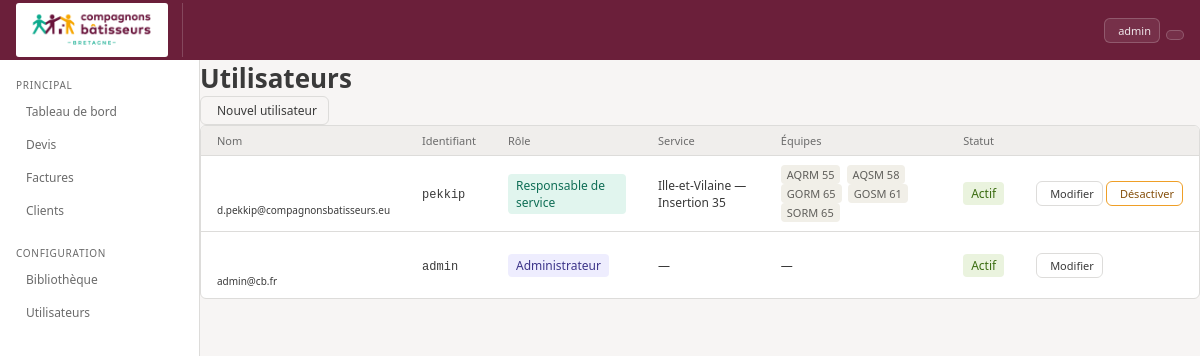
Page /utilisateurs/ (signed in) on the committed database.
### core/models.py (models this page shows, shortened)
class ParametresAssociation(models.Model):
    nom = models.CharField(max_length=200, default='Compagnons Bâtisseurs Bretagne')
    siret = models.CharField(max_length=50, blank=True)
    ape = models.CharField(max_length=20, blank=True)
    forme_juridique = models.CharField(
        max_length=100, blank=True, default='Association loi 1901'
    )
    adresse = models.TextField(blank=True)
    email = models.EmailField(blank=True)
    telephone = models.CharField(max_length=50, blank=True)
    site_web = models.URLField(blank=True)
    logo = models.ImageField(
        upload_to='logo/', null=True, blank=True
    )
    couleur_principale = models.CharField(
        max_length=7, default='#6B1F3A',
        help_text="Code hexadécimal ex: #6B1F3A"
    )
    couleur_secondaire = models.CharField(
        max_length=7, default='#2BBFA4',
        help_text="Code hexadécimal ex: #2BBFA4"
    )
    couleur_accent = models.CharField(
        max_length=7, default='#E8A020',
        help_text="Code hexadécimal ex: #E8A020"
    )
    slogan = models.CharField(
        max_length=200, blank=True,
        default='La solidarité, un chantier à partager'
    )
    class Meta:
        verbose_name = 'Paramètres association'
    @classmethod
    def get(cls):
        obj, _ = cls.objects.get_or_create(pk=1)
        return obj

class ProfilUtilisateur(models.Model):
    ROLE_CHOICES = [
        ('admin',        'Administrateur'),
        ('responsable',  'Responsable de service'),
        ('technicien',   'Technicien / Chargé de projet'),
        ('comptable',    'Comptable'),
    ]
    user = models.OneToOneField(
        User, on_delete=models.CASCADE, related_name='profil'
    )
    role = models.CharField(
        max_length=20, choices=ROLE_CHOICES, default='technicien'
    )
    service = models.ForeignKey(
        Service, on_delete=models.SET_NULL,
        null=True, blank=True, related_name='membres',
        help_text="Service d'appartenance principal"
    )
    equipes = models.ManyToManyField(
        Equipe, blank=True, related_name='membres',
        help_text="Équipes habituelles (filtre par défaut dans les listes)"
    )
    responsable = models.ForeignKey(
    'self', on_delete=models.SET_NULL,
    null=True, blank=True, related_name='techniciens',
    help_text="Responsable hiérarchique direct (Responsable secteur)"
    )
    taux_mo_defaut = models.DecimalField(
        max_digits=6, decimal_places=2, default=46.00
    )
    saisie_ht = models.BooleanField(
        default=False,
        help_text="Prix matériaux saisis HT, convertis en TTC (+20%)"
    )
    categories_biblio = models.JSONField(
        default=list, blank=True,
        help_text="Ordre et visibilité des catégories dans la bibliothèque"
    )
    conditions_devis = models.TextField(blank=True)
    conditions_facture = models.TextField(blank=True)
    class Meta:
        verbose_name = 'Profil utilisateur'

class Service(models.Model):
    territoire = models.ForeignKey(
        Territoire, on_delete=models.PROTECT, related_name='services'
    )
    nom = models.CharField(max_length=200)
    conditions_devis = models.TextField(
        blank=True,
        help_text="Conditions de vente affichées sur les devis de ce service"
    )
    conditions_facture = models.TextField(
        blank=True,
        help_text="Conditions de vente affichées sur les factures de ce service"
    )
    created_at = models.DateTimeField(auto_now_add=True)
    class Meta:
        ordering = ['territoire', 'nom']
        verbose_name = 'Service'
    def __str__(self):
        return f"{self.territoire} — {self.nom}"

class Territoire(models.Model):
    nom = models.CharField(max_length=200)
    code = models.CharField(max_length=20, blank=True, help_text="Ex: 35, 29, COB")
    ordre = models.IntegerField(default=0)
    class Meta:
        ordering = ['ordre', 'nom']
        verbose_name = 'Territoire'
    def __str__(self):
        return self.nom

class Equipe(models.Model):
    service = models.ForeignKey(
        Service, on_delete=models.PROTECT, related_name='equipes'
    )
    nom = models.CharField(max_length=200)
    ordre = models.IntegerField(default=0)
    class Meta:
        ordering = ['service', 'ordre', 'nom']
        verbose_name = 'Équipe'

### core/views.py (the view, shortened to what this page needs)
# urls.py: path('utilisateurs/', views.utilisateurs_list, name='utilisateurs-list'),
@login_required
def utilisateurs_list(request):
    if not peut_gerer_utilisateurs(request.user):
        messages.error(request, 'Accès réservé aux administrateurs et responsables.')
        return redirect('core:dashboard')
    profil = get_profil(request.user)
    if profil.role == 'admin':
        profils = ProfilUtilisateur.objects.select_related(
            'user', 'service__territoire', 'responsable__user'
        ).prefetch_related('equipes__service').order_by(
            'user__last_name', 'user__first_name'
        )
    return render(request, 'core/utilisateurs_list.html', {
        'profils': profils,
        'profil': profil,
    })

### core/context_processors.py (called while the page is built)
def params_association(request):
    return {'params': ParametresAssociation.get()}

### core/permissions.py (called while the page is built)
def _get_profil(user):
    try:
        return user.profil
    except Exception:
        return None

def peut_gerer_utilisateurs(user):
    if not user.is_authenticated:
        return False
    profil = _get_profil(user)
    return profil and profil.role in ('admin', 'responsable')

### core/views.py (called while the page is built)
def get_profil(user):
    profil, _ = ProfilUtilisateur.objects.get_or_create(user=user)
    return profil

### core/templates/core/utilisateurs_list.html (shortened to what this page needs)
{% extends 'core/base.html' %}
{% block content %}
<div class="page-header">
  <h1>Utilisateurs</h1>
  {% if profil.role == 'admin' or profil.role == 'responsable' %}
  <a href="{% url 'core:utilisateur-create' %}" class="btn btn-primary">
     Nouvel utilisateur
  </a>
  {% endif %}
</div>
<div class="card">
  <table class="table">
    <thead>
      <tr>
        <th>Nom</th>
        <th>Identifiant</th>
        <th>Rôle</th>
        <th>Service</th>
        <th>Équipes</th>
        <th>Statut</th>
        <th></th>
      </tr>
    </thead>
    <tbody>
      {% for p in profils %}
      <tr class="{% if not p.user.is_active %}row-inactive{% endif %}">
        <td>
          <strong>{{ p.user.get_full_name|default:p.user.username }}</strong>
          {% if p.user.email %}
          <br><small class="text-muted">{{ p.user.email }}</small>
          {% endif %}
        </td>
        <td><code>{{ p.user.username }}</code></td>
        <td>
          <span class="badge badge-role badge-{{ p.role }}">
            {{ p.get_role_display }}
          </span>
        </td>
        <td>{{ p.service|default:"—" }}</td>
        <td>
          {% for eq in p.equipes.all %}
            <span class="badge badge-equipe">{{ eq.nom }}</span>
          {% empty %}
            <span class="text-muted">—</span>
          {% endfor %}
        </td>
        <td>
          {% if p.user.is_active %}
            <span class="badge badge-success">Actif</span>
          {% else %}
            <span class="badge badge-inactive">Inactif</span>
          {% endif %}
        </td>
        <td class="actions">
          {% if p.user != request.user or profil.role == 'admin' %}
            <a href="{% url 'core:utilisateur-edit' p.user.pk %}" class="btn btn-sm">
               Modifier
            </a>
            {% if p.user != request.user %}
            <form method="post" action="{% url 'core:utilisateur-toggle' p.user.pk %}" style="display:inline">
              <button type="submit" class="btn btn-sm {% if p.user.is_active %}btn-warning{% else %}btn-success{% endif %}"
                onclick="return confirm('{% if p.user.is_active %}Désactiver{% else %}Réactiver{% endif %} {{ p.user.username }} ?')">
                {% if p.user.is_active %}
                   Désactiver
                {% else %}
                  <i class="ti ti-user-check"></i> Réactiver
                {% endif %}
              </button>
            </form>
            {% endif %}
          {% endif %}
        </td>
      </tr>
      {% empty %}
      <tr>
        <td colspan="7" class="text-center text-muted">Aucun utilisateur trouvé.</td>
      </tr>
      {% endfor %}
    </tbody>
  </table>
</div>
{% endblock %}

### core/templates/core/base.html (shortened to what this page needs)
<!DOCTYPE html>
<html lang="fr">
<head>
<link rel="stylesheet" href="https://cdn.jsdelivr.net/npm/@tabler/icons-webfont@3.19.0/dist/tabler-icons.min.css"/>
</head>
<body>
<div class="topbar">
  <a href="{% url 'core:dashboard' %}" class="logo-area">
    {% if params.logo %}
      <img src="{{ params.logo.url }}" alt="{{ params.nom }}" style="height:54px;width:auto;background:#fff;border-radius:3px;padding:2px 5px">
    {% endif %}
  </a>
  {% if request.user.is_authenticated %}
  <div class="topbar-actions">
    <a href="{% url 'core:profil' %}" class="btn btn-ghost btn-sm">
      {{ request.user.get_full_name|default:request.user.username }}
    </a>
    <form method="post" action="{% url 'core:logout' %}" style="display:inline">
      <button type="submit" class="btn btn-ghost btn-sm" title="Se déconnecter">
      </button>
    </form>
  </div>
  {% endif %}
</div>
<div class="body-wrap">
  <div class="sidebar">
    <div class="nav-sect">Principal</div>
    <a href="{% url 'core:dashboard' %}" class="nav-item {% block nav_dashboard %}{% endblock %}">Tableau de bord</a>
    <a href="{% url 'core:devis-list' %}" class="nav-item {% block nav_devis %}{% endblock %}">Devis</a>
    <a href="{% url 'core:factures-list' %}" class="nav-item {% block nav_factures %}{% endblock %}">Factures</a>
    <a href="{% url 'core:clients' %}" class="nav-item {% block nav_clients %}{% endblock %}">Clients</a>
    <div class="nav-sect">Configuration</div>
    <a href="{% url 'core:biblio' %}" class="nav-item {% block nav_biblio %}{% endblock %}">Bibliothèque</a>
    {% if request.user.is_authenticated %}
      {% with role=request.user.profil.role %}
        {% if role == 'admin' or role == 'responsable' %}
        <a href="{% url 'core:utilisateurs-list' %}" class="nav-item {% block nav_users %}{% endblock %}">
          Utilisateurs
        </a>
        {% endif %}
      {% endwith %}
    {% endif %}
  </div>
  <div class="main">
    {% block content %}{% endblock %}
  </div>
</div>
</body>
</html>

### core/templates/core/base.html (style rules this page uses)
:root { --prune:#6B1F3A;--prune-dk:#4E1529;--prune-lt:#F5EEF1;--prune-bd:#D4A3B5; --teal:#2BBFA4;--teal-dk:#1E9081;--teal-lt:#E8F8F5;--teal-bd:#9DE0D5; --amber:#E8A020;--amber-lt:#FDF3E1; --red:#C0392B;--red-lt:#FDECEB; --gray:#3A3A3A;--gray-md:#6B6B6B;--gray-lt:#F0EEEC;--gray-bd:#DDDCDA; --white:#fff;--bg:#F7F5F4; --f:'Segoe UI',system-ui,sans-serif;--fm:'Courier New',monospace; --r:6px; }
* { box-sizing:border-box;margin:0;padding:0 }
body { font-family:var(--f);font-size:13px;color:var(--gray);background:var(--bg);height:100vh;overflow:hidden;display:flex;flex-direction:column }
input,button,select,textarea { font-family:var(--f) }
button { cursor:pointer }
a { color:inherit;text-decoration:none }
.topbar { background:var(--prune);height:60px;display:flex;align-items:center;padding:0 1rem;gap:10px;flex-shrink:0;z-index:100 }
.logo-area { display:flex;align-items:center;gap:9px;padding-right:14px;border-right:1px solid rgba(255,255,255,.18);text-decoration:none }
strong { font-size:12px;font-weight:600;color:#fff;display:block;line-height:1.2 }
.topbar-actions { display:flex;gap:6px;align-items:center }
.body-wrap { display:flex;flex:1;overflow:hidden }
.sidebar { width:200px;background:var(--white);border-right:1px solid var(--gray-bd);display:flex;flex-direction:column;flex-shrink:0;overflow-y:auto }
.main { flex:1;overflow:hidden;display:flex;flex-direction:column }
.nav-sect { font-size:10px;text-transform:uppercase;letter-spacing:.07em;color:var(--gray-md);padding:.9rem 1rem 3px;margin-top:4px }
.nav-item { display:flex;align-items:center;gap:8px;padding:8px 1rem;font-size:12px;color:var(--gray-md);border-left:2px solid transparent;text-decoration:none }
.btn { display:inline-flex;align-items:center;gap:5px;padding:5px 11px;font-size:12px;border-radius:var(--r);border:1px solid var(--gray-bd);background:transparent;color:var(--gray);cursor:pointer;text-decoration:none }
.btn-sm { padding:4px 8px;font-size:11px }
.btn-ghost { border-color:rgba(255,255,255,.2);background:rgba(255,255,255,.08);color:rgba(255,255,255,.88) }
.badge { display:inline-flex;align-items:center;gap:4px;padding:2px 8px;border-radius:99px;font-size:11px;font-weight:500 }
.card { background:var(--white);border:1px solid var(--gray-bd);border-radius:var(--r);overflow:hidden;margin-bottom:1rem }
table { width:100%;border-collapse:collapse;font-size:12px }
th { padding:7px 1rem;text-align:left;font-size:11px;font-weight:500;color:var(--gray-md);border-bottom:1px solid var(--gray-bd);background:var(--gray-lt);white-space:nowrap }
td { padding:9px 1rem;border-bottom:1px solid var(--gray-bd);vertical-align:middle }
tbody tr:last-child td { border-bottom:none }

### core/templates/core/utilisateurs_list.html (style rules this page uses)
.badge-role { font-size: 12px; padding: 3px 8px; border-radius: 4px; }
.badge-admin { background: #EEEDFE; color: #3C3489; }
.badge-responsable { background: #E1F5EE; color: #0F6E56; }
.badge-equipe { background: #F1EFE8; color: #5F5E5A; font-size: 11px; padding: 2px 6px; border-radius: 4px; margin-right: 3px; }
.badge-success { background: #EAF3DE; color: #3B6D11; font-size: 12px; padding: 3px 8px; border-radius: 4px; }
.actions { white-space: nowrap; }
.btn-warning { border-color: #EF9F27; color: #854F0B; }

### rows in the picture
ParametresAssociation: logo (picture)
ProfilUtilisateur: user.email "d.pekkip@compagnonsbatisseurs.eu", user.username "pekkip", role "Responsable de service", service "Ille-et-Vilaine — Insertion 35", shows "Actif", shows "Désactiver"
Equipe: nom "AQRM 55"
Equipe: nom "AQSM 58"
Equipe: nom "GORM 65"
Equipe: nom "GOSM 61"
Equipe: nom "SORM 65"
ProfilUtilisateur: user.email "admin@cb.fr", user.username "admin", role "Administrateur", service "—", shows "Actif", shows "Modifier"

### other values in the picture
{{ request.user.get_full_name|default:request.user.username }} "admin"
